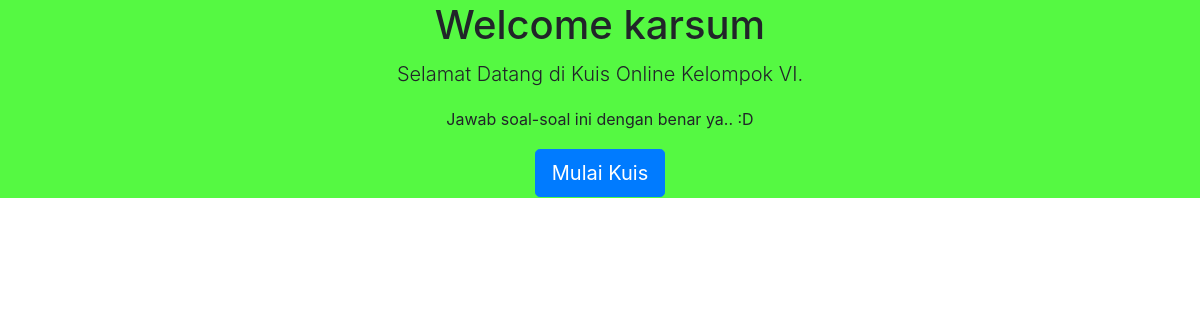
/halaman/index.php, run on an earlier commit of the app's database.
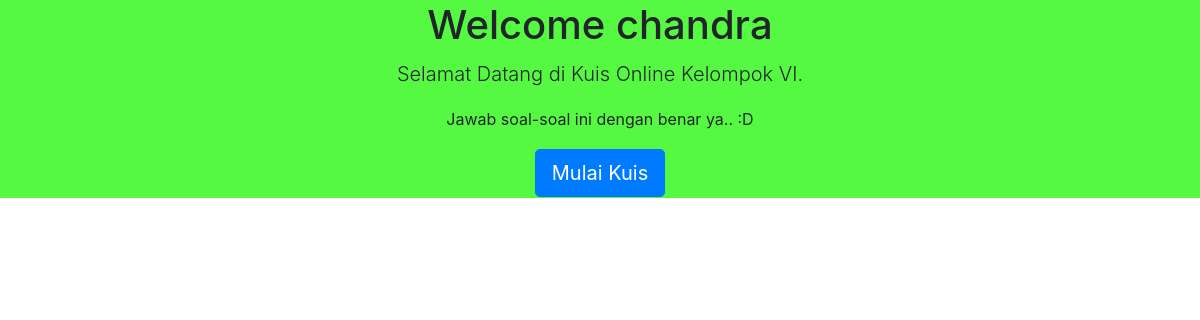
And on a later commit of the database.
### tables this page shows
CREATE TABLE `peserta` (
  `id_user` int(20) NOT NULL,
  `nama` varchar(100) NOT NULL,
  `email` varchar(20) NOT NULL,
  `alamat` text NOT NULL
);

### halaman/index.php (the view, shortened to what this page needs)
<!doctype html>
<html>
<head>
	<link rel="stylesheet" href="../asset/css/bootstrap.css">
</head>
<body>
	<?php
	include"../koneksi.php";
	$qry=mysqli_query($koneksi, "select nama from peserta order by id_user desc");
	$data=mysqli_fetch_array($qry);
	$nama=$data['nama'];
	?>
	<table border="0" width="100%" bgcolor="#55F942">
		<tr>
			<td>
				<center><h1>Welcome <?php echo "$nama"; ?></h1></center>
		    </td>
		</tr>
		<tr>
			<td>
				<center><p class="lead">Selamat Datang di Kuis Online Kelompok VI.</p></center>
			</td>
		</tr>
		<tr>
			<td>
				<center><p>Jawab soal-soal ini dengan benar ya.. :D</p></center>
			</td>
		</tr>
		<tr>
			<td><center><a class="btn btn-primary btn-lg" href="index.php?page=soal" role="button">Mulai Kuis</a></center></td>
		</tr>
	</table> <br><br>
</body>
</html>

### koneksi.php (shortened to what this page needs)
<!doctype html>
<html>
<head>
</head>
<body>
</body>
</html>

What changed in the data, as far as the page shows it:
no longer on this page (row unchanged): peserta: nama "karsum"
added peserta: nama "chandra"
